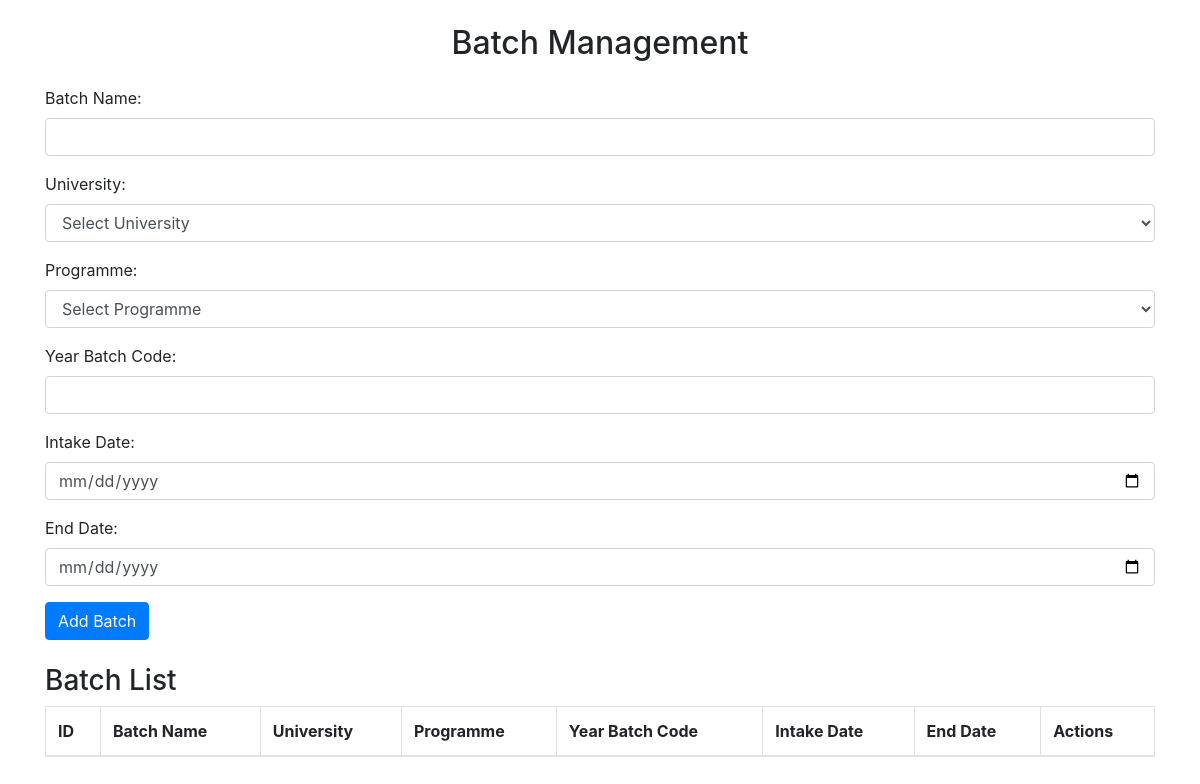
Before: /create_batch.php with the older database file.
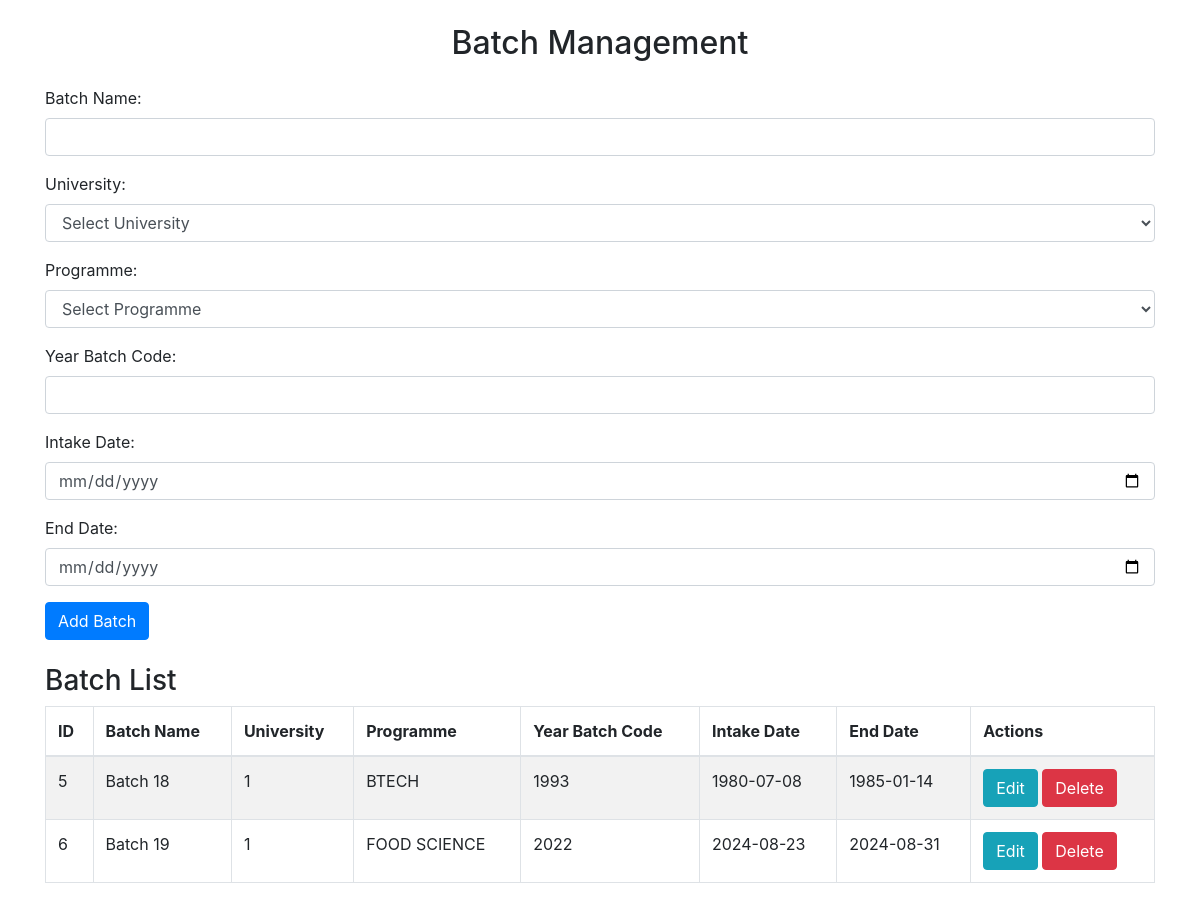
After: the same page with the newer database file.
### tables this page shows
CREATE TABLE `batch_table` (
  `id` int(11) NOT NULL,
  `batch_name` varchar(255) NOT NULL,
  `university` varchar(255) NOT NULL,
  `programme` varchar(255) NOT NULL,
  `year_batch_code` varchar(50) NOT NULL,
  `intake_date` date NOT NULL,
  `end_date` date NOT NULL,
  `created_at` timestamp NOT NULL DEFAULT current_timestamp(),
  `updated_at` timestamp NOT NULL DEFAULT current_timestamp() ON UPDATE current_timestamp()
);

### create_batch.php (the view, shortened to what this page needs)
<?php
include './database/connection.php';
$batch_name = $university = $programme = $year_batch_code = $intake_date = $end_date = "";
$update = false;
?>
<!DOCTYPE html>
<html lang="en">
<head>
    <link rel="stylesheet" href="https://maxcdn.bootstrapcdn.com/bootstrap/4.5.2/css/bootstrap.min.css">
</head>
<body>
    <div class="container">
        <h2 class="text-center mt-4">Batch Management</h2>
        <form action="create_batch.php" method="POST" class="mt-4">
            <div class="form-group">
                <label for="batch_name">Batch Name:</label>
                <input type="text" name="batch_name" class="form-control" value="<?php echo htmlspecialchars($batch_name); ?>" required>
            </div>
            <div class="form-group">
                <label for="university">University:</label>
                <select class="form-control select2" id="university" name="university" required>
                    <option value="">Select University</option>
                </select>
            </div>
            <div class="form-group">
                <label for="programme">Programme:</label>
                <select class="form-control" id="programme" name="programme" required>
                    <option value="">Select Programme</option>
                </select>
            </div>
            <div class="form-group">
                <label for="year_batch_code">Year Batch Code:</label>
                <input type="text" name="year_batch_code" class="form-control" value="<?php echo htmlspecialchars($year_batch_code); ?>" required>
            </div>
            <div class="form-group">
                <label for="intake_date">Intake Date:</label>
                <input type="date" name="intake_date" class="form-control" value="<?php echo htmlspecialchars($intake_date); ?>" required>
            </div>
            <div class="form-group">
                <label for="end_date">End Date:</label>
                <input type="date" name="end_date" class="form-control" value="<?php echo htmlspecialchars($end_date); ?>" required>
            </div>
            <div class="form-group">
                <?php if ($update == true): ?>
                    <button type="submit" name="save" class="btn btn-info">Update Batch</button>
                <?php else: ?>
                    <button type="submit" name="save" class="btn btn-primary">Add Batch</button>
                <?php endif; ?>
            </div>
        </form>
        <h3 class="mt-4">Batch List</h3>
        <table class="table table-bordered table-striped mt-2">
            <thead>
                <tr>
                    <th>ID</th>
                    <th>Batch Name</th>
                    <th>University</th>
                    <th>Programme</th>
                    <th>Year Batch Code</th>
                    <th>Intake Date</th>
                    <th>End Date</th>
                    <th>Actions</th>
                </tr>
            </thead>
            <tbody>
                <?php
                $stmt = $conn->prepare("SELECT * FROM batch_table");
                $stmt->execute();
                $result = $stmt->get_result();
                while ($row = $result->fetch_assoc()): ?>
                    <tr>
                        <td><?php echo htmlspecialchars($row['id']); ?></td>
                        <td><?php echo htmlspecialchars($row['batch_name']); ?></td>
                        <td><?php echo htmlspecialchars($row['university']); ?></td>
                        <td><?php echo htmlspecialchars($row['programme']); ?></td>
                        <td><?php echo htmlspecialchars($row['year_batch_code']); ?></td>
                        <td><?php echo htmlspecialchars($row['intake_date']); ?></td>
                        <td><?php echo htmlspecialchars($row['end_date']); ?></td>
                        <td>
                            <a href="?edit=<?php echo htmlspecialchars($row['id']); ?>" class="btn btn-info">Edit</a>
                            <a href="?delete=<?php echo htmlspecialchars($row['id']); ?>" class="btn btn-danger" onclick="return confirm('Are you sure you want to delete this batch?');">Delete</a>
                        </td>
                    </tr>
                <?php endwhile; ?>
            </tbody>
        </table>
    </div>
</body>
</html>

Changed rows visible on the page:
added batch_table: id "5", batch_name "Batch 18", university "1", programme "BTECH", year_batch_code "1993", intake_date "1980-07-08", end_date "1985-01-14"
added batch_table: id "6", batch_name "Batch 19", university "1", programme "FOOD SCIENCE", year_batch_code "2022", intake_date "2024-08-23", end_date "2024-08-31"
